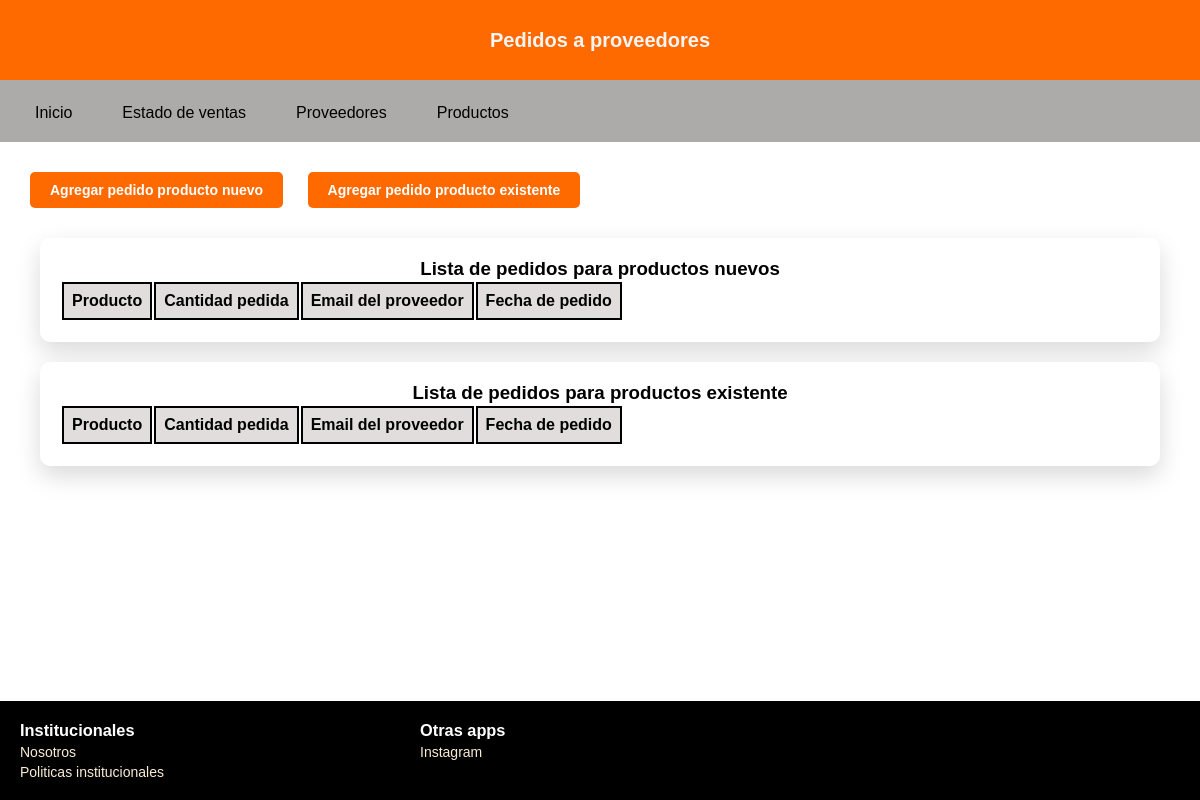
Page /proyecto/accounts/pedidosprov/ on the earlier database version.
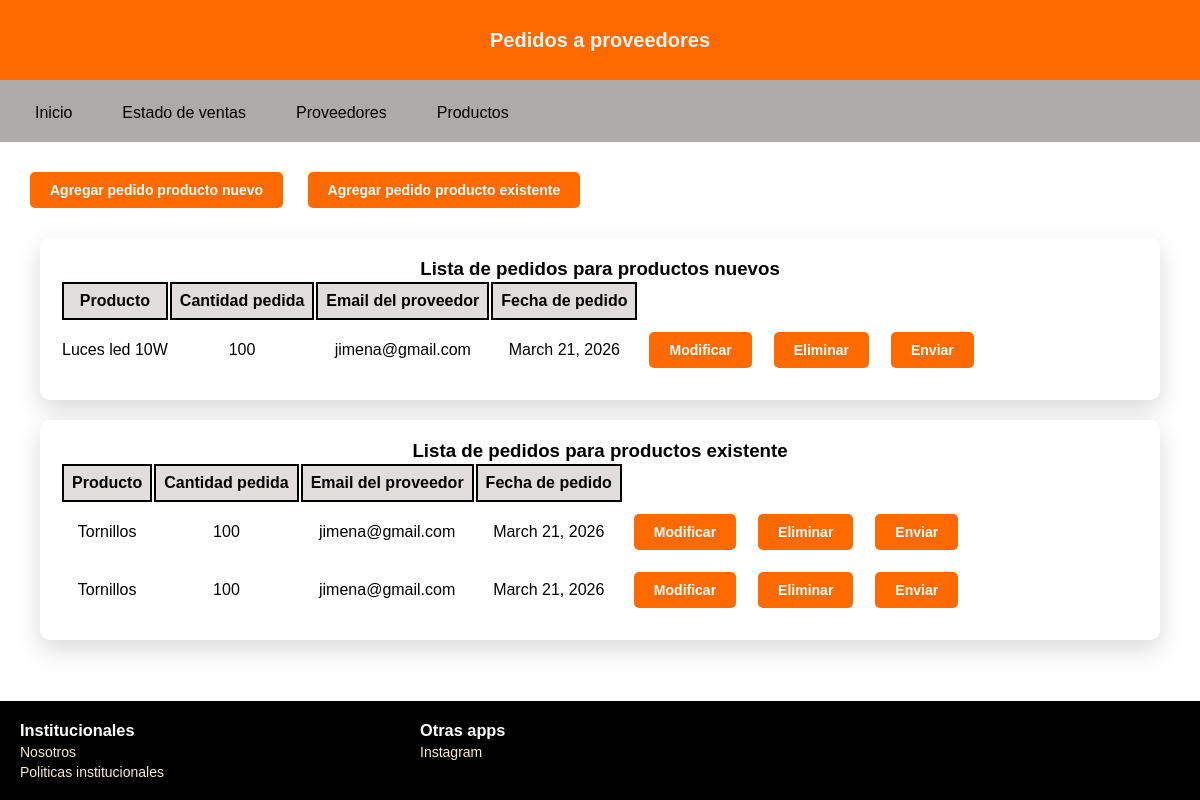
Same page on the later database version.
### accounts/models.py (models this page shows)
class PedidosProv(models.Model):
    fecha_pedido = models.DateField(default=timezone.now)
    producto_pedido_new = models.CharField(null=True, blank=True)
    producto_pedido_existente = models.ForeignKey(Producto, on_delete=models.CASCADE, null=True, blank=True)
    cantidad_pedida = models.IntegerField()
    email = models.EmailField()
    tipo= models.CharField(max_length=20)

class Producto(models.Model):
    producto = models.CharField(max_length=100)
    cantidad = models.IntegerField()
    class Unidad(models.TextChoices):
        UNIDAD = "unidad", "Unidad"
        CAJA = "caja", "Caja"
        METRO = "metro", "Metro"
    unidad = models.CharField(max_length=20, choices=Unidad.choices)
    def __str__(self):
        return self.producto

### accounts/views.py (the view, shortened to what this page needs)
# urls.py: path('pedidosprov/',views.pedidosprov, name= "pedidosprov"),
def pedidosprov(request):
    mensaje_error = None
    tipo = None
    form_nuevo = PedidoNuevoForm()
    form_existente = PedidoExistenteForm()
    pedidos_nuevos = PedidosProv.objects.filter(tipo="nuevo")
    pedidos_existentes = PedidosProv.objects.filter(tipo="existente")
    return render(request, "accounts/pedidosprov.html", {
        "form_nuevo": form_nuevo,
        "form_existente": form_existente,
        "pedidos_nuevos": pedidos_nuevos,
        "pedidos_existentes": pedidos_existentes,
        "tipo": tipo,
        "error": mensaje_error
    })

### accounts/templates/accounts/pedidosprov.html (shortened to what this page needs)
{% load static %}
<!DOCTYPE html>
<html lang="es">
<head>
    <link rel="stylesheet" href="{% static 'accounts/styles_pedidosprov.css' %}">
</head>
<body>
    <header>
        <h2 class="title">Pedidos a proveedores</h2>
    </header>
        <nav>
        <ul class="menu">
            <li><a href="{% url 'general' %}">Inicio</a></li>
            <li class="dropdown">
                <a href="#">Estado de ventas</a>
            </li>
            <li class="dropdown">
            <a href="#">Proveedores</a>
            </li>
            <li><a href="{% url 'productos' %}"> Productos</a></li>
        </ul>
    </nav>
    <main>
    {% block content %}
        <Button type="button" onclick= "abrirModal('nuevo')" class="btn-nuevo">Agregar pedido producto nuevo </Button>
        <Button type="button" onclick= "abrirModal('existente')" class="btn-nuevo">Agregar pedido producto existente </Button>
        <section>
            <h3>Lista de pedidos para productos nuevos</h3>
            <table>
                <tr>
                    <th>Producto</th>
                    <th>Cantidad pedida</th>
                    <th>Email del proveedor</th>
                    <th>Fecha de pedido</th>
                </tr>
                    {% for d in pedidos_nuevos %}
                <tr>
                    <td>{{ d.producto_pedido_new }}</td>
                    <td>{{ d.cantidad_pedida}}</td>
                    <td>{{ d.email }}</td>
                    <td>{{ d.fecha_pedido }}</td>
                    <td><button class="btn-nuevo">Modificar</button></td>
                    <td><button class="btn-nuevo">Eliminar</button></td>
                    <td><button class="btn-nuevo">Enviar</button></td>
                </tr>
                {% endfor %}
            </table>
        </section>
        <section>
            <h3>Lista de pedidos para productos existente</h3>
            <table>
                <tr>
                    <th>Producto</th>
                    <th>Cantidad pedida</th>
                    <th>Email del proveedor</th>
                    <th>Fecha de pedido</th>
                </tr>
                    {% for a in pedidos_existentes %}
                <tr>
                    <td>{{ a.producto_pedido_existente }}</td>
                    <td>{{ a.cantidad_pedida}}</td>
                    <td>{{ a.email }}</td>
                    <td>{{ a.fecha_pedido }}</td>
                    <td><button class="btn-nuevo">Modificar</button></td>
                    <td><button class="btn-nuevo">Eliminar</button></td>
                    <td><button class="btn-nuevo">Enviar</button></td>
                </tr>
                {% endfor %}
            </table>
        </section>
    {% endblock %}
    </main>
    <footer>
        <div class="institucionales">
            <h3 class="titulo">Institucionales</h3>
                <a href="{% url 'nosotros' %}">Nosotros</a>
                <a href="{% url 'institucionales' %}">Politicas institucionales</a>
        </div>
        <div class="apps">
            <h3 class="titulo">Otras apps</h3>
                <a href="#">Instagram</a>
        </div>
    </footer>
</body>
</html>

### accounts/static/accounts/styles_pedidosprov.css (style rules this page uses)
* { margin: 0; padding: 0; box-sizing: border-box; font-family: Arial, Helvetica, sans-serif; }
html, body { height: 100%; }
body { display: flex; flex-direction: column; min-height: 100vh; background: url("/static/accounts/images/background.png"); background-size: cover; background-position: center; background-repeat: no-repeat; }
header { position: relative; display: flex; align-items: center; height: 80px; background-color: #FF6A00; padding: 0 10px; }
.title { position: absolute; left: 50%; transform: translateX(-50%); color: whitesmoke; font-size: 20px; }
section { background-color: white; padding: 20px; border-radius: 10px; box-shadow: 0px 10px 25px rgba(0, 0, 0, 0.15); width: auto; height: auto; margin-top: 20px; margin: 20px; text-align: center; align-items: center; max-height: 300px; }
th { border: 2px solid black; }
th { padding: 8px; text-align: center; margin: auto; background-color: #e2dddd; }
nav { background-color: #adaaaa; width: 100%; }
.menu { list-style: none; display: flex; gap: 20px; padding: 10px 20px; }
.menu li { position: relative; }
.menu a { color: black; text-decoration: none; padding: 10px 15px; display: block; }
main { flex: 1; display: block; padding: 20px; }
.btn-nuevo { background-color: #FF6A00; color: white; margin: 10px; padding: 10px 20px; font-weight: bold; font-size: 14px; border-radius: 5px; border: none; cursor: pointer; text-align: center; width: auto; }
footer { display: grid; grid-template-columns: 1fr 1fr 1fr; gap: 40px; background-color: black; color: white; padding: 20px; font-size: 14px; }
a { display: flex; grid-template-columns: 100px ; gap: 8px 30px; text-decoration: none; color: antiquewhite; margin-top: 4px ; }

Differences in the rows shown:
added PedidosProv: producto_pedido_new "Luces led 10W", cantidad_pedida "100", email "jimena@gmail.com", fecha_pedido "March 21, 2026", shown under "Lista de pedidos para productos nuevos"
added PedidosProv: producto_pedido_existente "Tornillos", cantidad_pedida "100", email "jimena@gmail.com", fecha_pedido "March 21, 2026", shown under "Lista de pedidos para productos existente"
added PedidosProv: producto_pedido_existente "Tornillos", cantidad_pedida "100", email "jimena@gmail.com", fecha_pedido "March 21, 2026", shown under "Lista de pedidos para productos existente"
